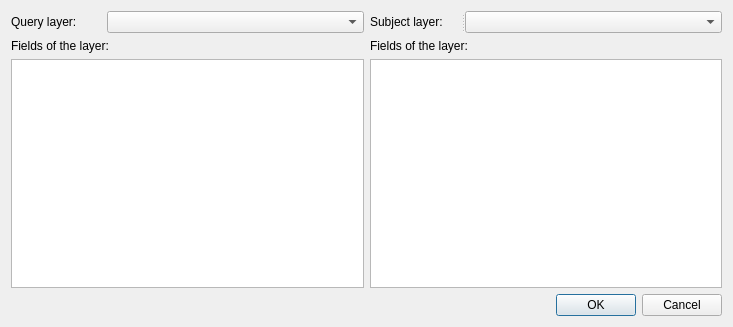
<?xml version="1.0" encoding="UTF-8"?>
<ui version="4.0">
 <class>spQuery_dlg</class>
 <widget class="QDialog" name="spQuery_dlg">
  <property name="geometry">
   <rect>
    <x>0</x>
    <y>0</y>
    <width>733</width>
    <height>327</height>
   </rect>
  </property>
  <property name="windowTitle">
   <string>Dialog</string>
  </property>
  <layout class="QGridLayout" name="gridLayout_3">
   <item row="0" column="0" colspan="2">
    <layout class="QGridLayout" name="gridLayout_2">
     <item row="0" column="0">
      <widget class="QSplitter" name="splitter">
       <property name="orientation">
        <enum>Qt::Horizontal</enum>
       </property>
       <widget class="QWidget" name="layoutWidget">
        <layout class="QGridLayout" name="gridLayout">
         <item row="0" column="0">
          <widget class="QLabel" name="label">
           <property name="maximumSize">
            <size>
             <width>90</width>
             <height>25</height>
            </size>
           </property>
           <property name="text">
            <string>Query layer:</string>
           </property>
          </widget>
         </item>
         <item row="0" column="1">
          <widget class="QComboBox" name="comboBox"/>
         </item>
        </layout>
       </widget>
      </widget>
     </item>
     <item row="0" column="1">
      <widget class="QSplitter" name="splitter_2">
       <property name="orientation">
        <enum>Qt::Horizontal</enum>
       </property>
       <widget class="QLabel" name="label_2">
        <property name="maximumSize">
         <size>
          <width>91</width>
          <height>25</height>
         </size>
        </property>
        <property name="text">
         <string>Subject layer:</string>
        </property>
       </widget>
       <widget class="QComboBox" name="comboBox_2"/>
      </widget>
     </item>
    </layout>
   </item>
   <item row="1" column="0">
    <widget class="QLabel" name="label_3">
     <property name="text">
      <string>Fields of the layer:</string>
     </property>
    </widget>
   </item>
   <item row="1" column="1">
    <widget class="QLabel" name="label_4">
     <property name="text">
      <string>Fields of the layer:</string>
     </property>
    </widget>
   </item>
   <item row="2" column="0">
    <widget class="QListWidget" name="listWidget">
     <property name="editTriggers">
      <set>QAbstractItemView::NoEditTriggers</set>
     </property>
     <property name="selectionMode">
      <enum>QAbstractItemView::MultiSelection</enum>
     </property>
     <property name="selectionRectVisible">
      <bool>true</bool>
     </property>
     <property name="sortingEnabled">
      <bool>true</bool>
     </property>
    </widget>
   </item>
   <item row="2" column="1">
    <widget class="QListWidget" name="listWidget_2">
     <property name="editTriggers">
      <set>QAbstractItemView::NoEditTriggers</set>
     </property>
     <property name="selectionMode">
      <enum>QAbstractItemView::MultiSelection</enum>
     </property>
     <property name="selectionRectVisible">
      <bool>true</bool>
     </property>
     <property name="sortingEnabled">
      <bool>true</bool>
     </property>
    </widget>
   </item>
   <item row="3" column="1">
    <widget class="QDialogButtonBox" name="buttonBox">
     <property name="orientation">
      <enum>Qt::Horizontal</enum>
     </property>
     <property name="standardButtons">
      <set>QDialogButtonBox::Cancel|QDialogButtonBox::Ok</set>
     </property>
    </widget>
   </item>
  </layout>
 </widget>
 <resources/>
 <connections>
  <connection>
   <sender>buttonBox</sender>
   <signal>accepted()</signal>
   <receiver>spQuery_dlg</receiver>
   <slot>accept()</slot>
   <hints>
    <hint type="sourcelabel">
     <x>248</x>
     <y>254</y>
    </hint>
    <hint type="destinationlabel">
     <x>157</x>
     <y>274</y>
    </hint>
   </hints>
  </connection>
  <connection>
   <sender>buttonBox</sender>
   <signal>rejected()</signal>
   <receiver>spQuery_dlg</receiver>
   <slot>reject()</slot>
   <hints>
    <hint type="sourcelabel">
     <x>316</x>
     <y>260</y>
    </hint>
    <hint type="destinationlabel">
     <x>286</x>
     <y>274</y>
    </hint>
   </hints>
  </connection>
 </connections>
</ui>
